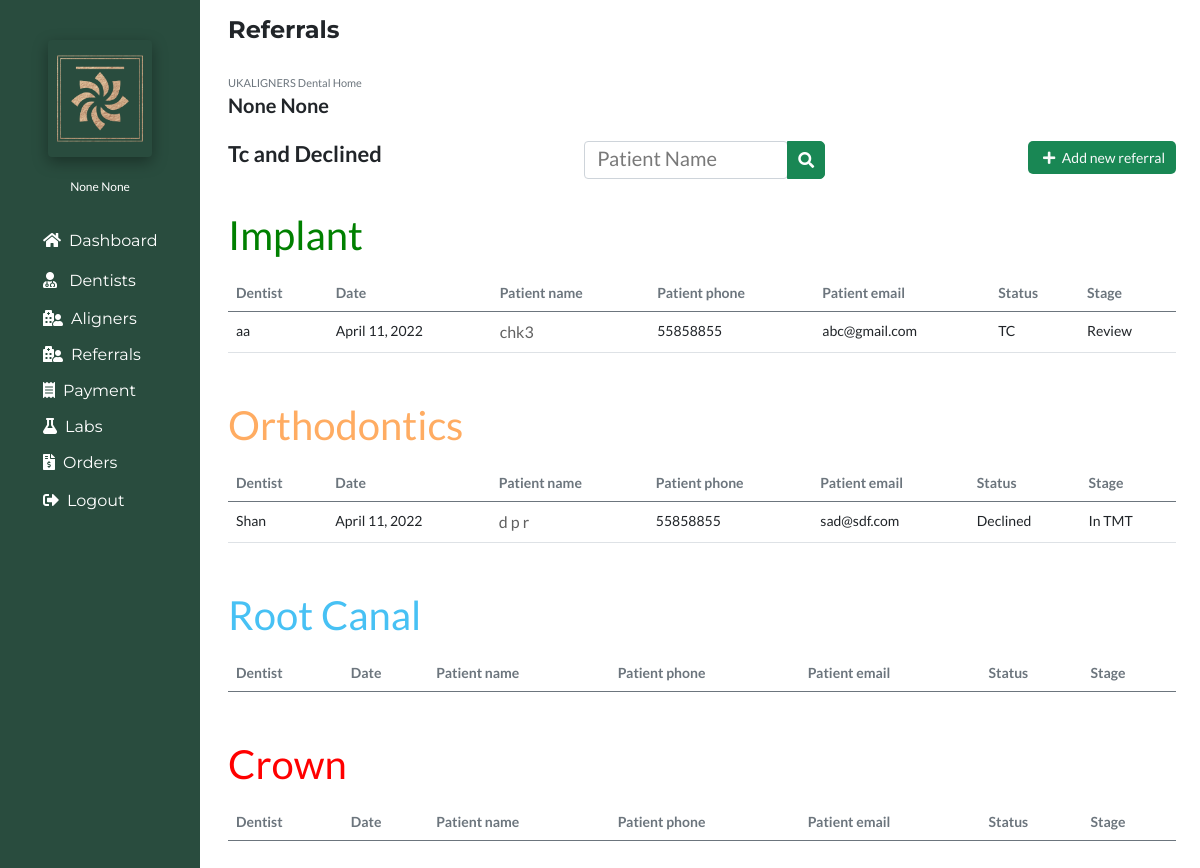
/reftc (signed in), run on the app's committed database.
### account/models.py (models this page shows, shortened)
class Account(AbstractBaseUser):
	email 					= models.EmailField(verbose_name="email", max_length=60, unique=True)
	username 				= models.CharField(max_length=30, unique=True)
	date_joined				= models.DateTimeField(verbose_name='date joined', auto_now_add=True)
	last_login				= models.DateTimeField(verbose_name='last login', auto_now=True)
	first_name				= models.CharField(max_length=50, null=True)
	last_name				= models.CharField(max_length=50, null=True)
	is_admin				= models.BooleanField(default=False)
	is_active				= models.BooleanField(default=True)
	is_staff				= models.BooleanField(default=False)
	is_superuser			= models.BooleanField(default=False)
	is_reception			= models.BooleanField(default=False)
	is_nurse				= models.BooleanField(default=False)
	is_dentist				= models.BooleanField(default=False)
	hide_email				= models.BooleanField(default=True)
	USERNAME_FIELD = 'username'
	REQUIRED_FIELDS = ['email']
	objects = MyAccountManager()

### portfolioApp/models.py (models this page shows, shortened)
class Referral(models.Model):
    Dentist=models.ForeignKey(User,on_delete=models.CASCADE, null=True)
    DentistName=models.CharField(max_length=50,null=True)
    PatientName=models.CharField(max_length=50)
    PatientPhone=models.CharField(max_length=20)
    PatientEmail=models.CharField(max_length=40)
    ReferralReason=models.CharField(max_length=60,default="Consultation",null=True,choices=(("Consultation","Consultation"),("Implant","Implant"),("Orthodontics","Orthodontics"),("Root Canal","Root Canal"),("Crown","Crown")
    ))
    Status=models.CharField(max_length=40,default="New",null=True,choices=(("New","New"),("Booked","Booked"),("Declined","Declined"),("TC","TC")
    ))
    BookedOn=models.CharField(max_length=40,null=True)
    TreatmentPlan=models.CharField(max_length=80,null=True)
    Note=models.CharField(max_length=150,null=True)
    Stage=models.CharField(max_length=150,null=True)
    Date=models.DateField(auto_now_add=True)

### portfolioApp/views.py (the view, shortened to what this page needs)
# urls.py: path('reftc', views.reftc, name='reftc'),
@login_required(login_url='login')
def reftc(request):
    if request.user.is_superuser or request.user.is_staff:
        implant_referral = Referral.objects.distinct().filter(
                Q(ReferralReason="Implant") &
                ~Q(Status="In progress")
            ).order_by("PatientName")
        orthodontics_referral = Referral.objects.distinct().filter(
                Q(ReferralReason="Orthodontics") &
                ~Q(Status="In progress")
            ).order_by("PatientName")
        root_canal_referral = Referral.objects.distinct().filter(
                Q(ReferralReason="Root Canal") &
                ~Q(Status="In progress")
            ).order_by("PatientName")
        crown_referral = Referral.objects.distinct().filter(
                Q(ReferralReason="Crown") &
                ~Q(Status="In progress")
            ).order_by("PatientName")
    context={
        'referrals':'active',
        'implant_referral':implant_referral,
        'orthodontics_referral':orthodontics_referral,
        'root_canal_referral': root_canal_referral,
        'crown_referral': crown_referral
    }
    return render(request,'reftc.html',context)

### portfolioApp/templates/reftc.html (shortened to what this page needs)
{% extends 'base.html' %}
{% load static %}
{% block body %}
<section class="px-4">
<h4 class="py-3"><b>Referrals</b></h4>
<div class="">
<span class="text-secondary">UKALIGNERS Dental Home</span>
<h6><b>{{user.first_name}} {{user.last_name}}</b></h6>
<div class="d-flex justify-content-between py-3">
<h5><b>Tc and Declined</b></h5>
<div class="search-bar">
<div class="input-group">
  <div class="form-outline">
  <form action="{% url 'referralsearchresults' %}" method="get">
    <input type="search" id="patientName"  class="form-control" placeholder="Patient Name" name="ReferralSearchQuery" />
  </div>
  <button type="submit" class="btn btn-success bg-success">
    <i class="fas fa-search"></i>
  </button>
</div>
</div>
<div class="add-new">
<a href="{% url 'addnewreferral' %}" class="btn btn-sm text-light bg-success"><i class="fas fa-plus mx-1"></i> Add new referral</a>
</div>
</div>
<div class="col-sm-12 px-0 pb-3 my-3 table-responsive"style="font-size:14px;">
<table class="table ">
  <h1 style="font-size: 40px; color: green; margin-bottom: 15px;">Implant</h1>
<thead class="text-secondary">
<tr>
  <th scope="col">Dentist</th>
  <th scope="col">Date</th>
  <th scope="col">Patient name</th>
  <th scope="col">Patient phone</th>
  <th scope="col">Patient email</th>
  <th scope="col">Status</th>
  <th scope="col">Stage</th>
</tr>
</thead>
<tbody>
{% for referrals in implant_referral %}
<tr>
  <td>{{referrals.DentistName}}</td>
  <td>{{referrals.Date}}</td>
  {% if not user.is_staff or user.is_superuser%}
  <td><a href="/referraldetail/{{referrals.id}}/">{{referrals.PatientName}}</a></td>
  {% else %}
  <td class="text-secondary">{{referrals.PatientName}}</td>
  {% endif %}
  <td>{{referrals.PatientPhone}}</td>
  <td>{{referrals.PatientEmail}}</td>
  <td>{{referrals.Status}}</td>
  <td>{{referrals.Stage}}</td>
</tr>
{% endfor %}
</tbody>
</table>
</div>
<div class="col-sm-12 px-0 pb-3 my-3 table-responsive"style="font-size:14px;">
  <table class="table ">
    <h1 style="font-size: 40px; color: #ffac62; margin-bottom: 15px;">Orthodontics</h1>
  <thead class="text-secondary">
  <tr>
    <th scope="col">Dentist</th>
    <th scope="col">Date</th>
    <th scope="col">Patient name</th>
    <th scope="col">Patient phone</th>
    <th scope="col">Patient email</th>
    <th scope="col">Status</th>
    <th scope="col">Stage</th>
  </tr>
  </thead>
  <tbody>
  {% for referrals in orthodontics_referral %}
  <tr>
    <td>{{referrals.DentistName}}</td>
    <td>{{referrals.Date}}</td>
    {% if not user.is_staff or user.is_superuser%}
    <td><a href="/referraldetail/{{referrals.id}}/">{{referrals.PatientName}}</a></td>
    {% else %}
    <td class="text-secondary">{{referrals.PatientName}}</td>
    {% endif %}
    <td>{{referrals.PatientPhone}}</td>
    <td>{{referrals.PatientEmail}}</td>
    <td>{{referrals.Status}}</td>
    <td>{{referrals.Stage}}</td>
  </tr>
  {% endfor %}
  </tbody>
  </table>
</div>
<div class="col-sm-12 px-0 pb-3 my-3 table-responsive"style="font-size:14px;">
  <table class="table ">
    <h1 style="font-size: 40px; color: #47c1f4; margin-bottom: 15px;">Root Canal</h1>
  <thead class="text-secondary">
  <tr>
    <th scope="col">Dentist</th>
    <th scope="col">Date</th>
    <th scope="col">Patient name</th>
    <th scope="col">Patient phone</th>
    <th scope="col">Patient email</th>
    <th scope="col">Status</th>
    <th scope="col">Stage</th>
  </tr>
  </thead>
  </table>
</div>
<div class="col-sm-12 px-0 pb-3 my-3 table-responsive"style="font-size:14px;">
  <table class="table ">
    <h1 style="font-size: 40px; color: red; margin-bottom: 15px;">Crown</h1>
  <thead class="text-secondary">
  <tr>
    <th scope="col">Dentist</th>
    <th scope="col">Date</th>
    <th scope="col">Patient name</th>
    <th scope="col">Patient phone</th>
    <th scope="col">Patient email</th>
    <th scope="col">Status</th>
    <th scope="col">Stage</th>
  </tr>
  </thead>
  </table>
</div>
</div>
</section>
{% endblock body %}

### portfolioApp/templates/sidebar.html (shortened to what this page needs)
{% load static %}
<!DOCTYPE html>
<html lang="en">
 <head>
    <link rel="stylesheet" href="{% static 'css/all.min.css' %}" >
    <link href="{% static 'css/bootstrap.min.css' %} " rel="stylesheet">
    <link rel="stylesheet" href="{% static 'css/fontawesome.css' %}" >
    <link rel="stylesheet" href="https://cdnjs.cloudflare.com/ajax/libs/font-awesome/4.7.0/css/font-awesome.min.css">
    <link rel="stylesheet" href="{% static 'css/animated.css' %}" >
    <link rel="stylesheet" href="{% static 'css/owl.css' %}" >
    <link href="https://unpkg.com/aos@2.3.1/dist/aos.css" rel="stylesheet">
</head>
<body>
{% if user.is_superuser %}
<div class="col-sm-2 py-4"style="background:#294C3E;position:fixed;left:0;min-height:1600px;">
{% else %}
<div class="col-sm-2 py-4"style="background:rgb(40 40 41);position:fixed;left:0;min-height:1600px;">
{% endif %}
{% if user.is_superuser %}
<div class="logo text-center rounded p-2 mx-5 mt-3"style="box-shadow: rgba(0, 0, 0, 0.35) 0px 5px 15px;">
<img class="img-fluid"src="{% static 'images/Logo4.png' %} " style="object-fit:cover;width:100px;height:101px;" alt="Logo">
</div>
{% endif %}
<div class="username text-center mt-3"><span style="font-size:12px;color:white;">{{user.first_name}} {{user.last_name}}</span></div>
<nav class="nav flex-column py-4"style="font-family: 'Montserrat', sans-serif;">
<a href="{% url 'dashboard' %}" class="nav-link {{dashboard}}"style="padding-left:35px;color:white;"><i class="fas fa-home mx-2"></i>Dashboard</a>
{% if user.is_superuser %}
<a href="{% url 'dentists' %}" class="nav-link {{dentists}}"style="padding-left:35px;color:white;"><i class="fas fa-user-md mx-2"></i> Dentists</a>
{% endif %}
<a  class="dropdown-btn nav-link {{patients}}"style="padding-left:35px;color:white;"><i class="fas fa-hospital-user mx-2"></i>Aligners</a>
<a  class="dropdown-btn nav-link {{referral}}"style="padding-left:35px;color:white;"><i class="fas fa-hospital-user mx-2"></i>Referrals</a>
{% if user.is_superuser or user.is_staff %}
<a  class="dropdown-btn nav-link {{payment}}"style="padding-left:35px;color:white;"><i class="fas  fa-receipt mx-2"></i>Payment</a>
{% endif %}
{% if user.is_superuser or user.is_staff %}
<a  class="dropdown-btn nav-link {{labs}}"style="padding-left:35px;color:white;"><i class="fas fa-flask mx-2"></i>Labs</a>
{% endif %}
{% if user.is_superuser or user.is_staff %}
<a  class="dropdown-btn nav-link {{orders}}"style="padding-left:35px;color:white;"><i class="fas fa-file-invoice-dollar mx-2"></i>Orders</a>
{% endif %}
<a href="{% url 'logout' %}" class="nav-link {{logout}}"style="padding-left:35px;color:white;"><i class="fas fa-sign-out-alt mx-2"></i>Logout</a>
</nav>
</div>
</body>
</html>

### portfolioApp/templates/base.html (style rules this page uses)
body { margin:0px; padding:0px; font-family: 'Lato', sans-serif; overflow-x: hidden; background:white; }
span,p { font-size:11px; color:black; }
h4 { font-family: 'Montserrat', sans-serif; }
::placeholder { color:#797979 !important; }
input, input::-webkit-input-placeholder { font-size: 13px; }
.btn { border-radius:5px; padding:5px 10px 5px 10px; background:#1B3229; }
a { text-decoration:none; color:#616161; }

### portfolioApp/templates/sidebar.html (style rules this page uses)
body { margin:0px; padding:0px; font-family: 'Lato', sans-serif; overflow-x: hidden; background:white; }
span { font-size:11px; color:black; }
h4 { font-family: 'Montserrat', sans-serif; font-size:24px; }
h5 { font-size:22px }
h6 { font-size:20px; }
::placeholder { color:#797979 !important; }
input, input::-webkit-input-placeholder { font-size: 20px; }
.btn { border-radius:5px; padding:5px 10px 5px 10px; background:#1B3229; }
a { text-decoration:none; color:#616161; font-size:16px; }
.dropdown-btn { padding: 6px 8px 6px 16px; text-decoration: none; color: white; display: block; border: none; background: none; width: 100%; cursor: pointer; outline: none; }

### data on the page
Account: first_name "None", last_name "None"
Referral: DentistName "aa", Date "April 11, 2022", PatientName "chk3", PatientPhone "55858855", PatientEmail "abc@gmail.com", Status "TC", Stage "Review"
Referral: DentistName "Shan", Date "April 11, 2022", PatientName "d p r", PatientPhone "55858855", PatientEmail "sad@sdf.com", Status "Declined", Stage "In TMT"
